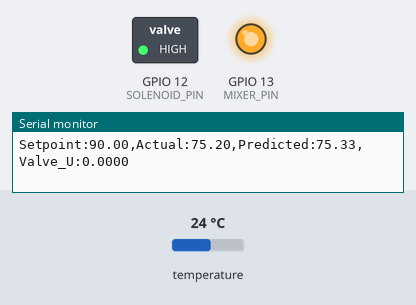
A program run on a simulated ESP32. Parts: switched loads named in the program (green lamp = pin HIGH), output pins drawn as LEDs (lit = HIGH), the last lines printed to the serial monitor. Inputs (shaded band) come from the test bench; at power-on: temperature 24 °C.

Above: at 3.4 s.
3.5 s: temperature set to 31.6 °C
6.2 s: temperature set to 32.9 °C
At 8.4 s:
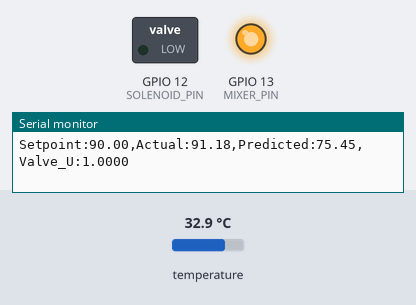
9.5 s: temperature set to 12 °C
At 11.9 s:
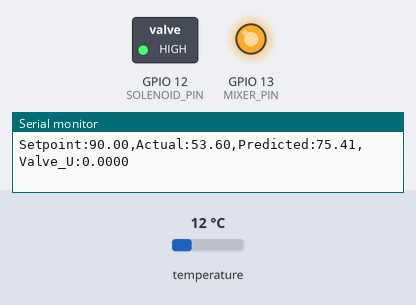
Timing chart, 0 to 13.4 s (numbered marks = the images above; inputs shaded):
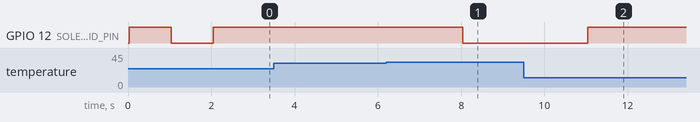

Measured:
- the behaviour switches between 32.1 and 32.2 °C on temperature (found by bisection; images 0 and 1)
- after the input at 6.2 s, GPIO 12 (SOLENOID_PIN): HIGH → LOW after 1.8 s
- after the input at 9.5 s, GPIO 12 (SOLENOID_PIN): LOW → HIGH after 1.5 s

The program:

main.cpp
```cpp
#include <Arduino.h>
#include <DallasTemperature.h>
#include <OneWire.h>

#include <freertos/FreeRTOS.h>
#include <freertos/semphr.h>

// Pines de configuración de hardware
#define ONE_WIRE_BUS 19
#define SOLENOID_PIN 12 // Salida digital → relé/MOSFET → electroválvula
#define MIXER_PIN 13    // Salida digital → mezclador (agitador) continuo
// Parámetro de retardo de tiempo (d = t0 / Ts)
// Tiempo muerto físico calculado: 21.94 segundos.
// Período de muestreo (Ts) = 1.0 segundo.
// Sistema: tanque 20L, tubo 20", solenoide 1/4" (C_VL=0.20)
#define BUFFER_SIZE 22

// Ventana de salida time-proporcional (TPO)
// U_output (0.0-1.0) se convierte en duty cycle sobre esta ventana.
// TPO_WINDOW = 33 s << tau = 499.5 s -> el proceso ve el caudal promedio
#define TPO_WINDOW 33

// Parámetros del modelo de planta en tiempo discreto (G(s) = K / (tau*s + 1))
// Ts = 1.0 s, tau = 499.54 s, K = -0.3270
// Discretización ZOH: a = exp(-Ts/tau), b = K*(1-a)
const float MODEL_A = 0.99800f;
const float MODEL_B = -0.00065f;

// Parámetros de sintonización del controlador PI
// Tc = 2.2 s (≈ t0/10) -> Kc = tau/(K*Tc) = -696.4617
// Ti = tau = 499.54 s        -> Ki = Kc/Ti = -1.394201
const float PI_KP = -696.4617f;
const float PI_KI = -1.394201f;
const float TS_SEC = 1.0f;

// Funciones auxiliares de conversión (70.0–200.0 °F mapeadas a 0.0–1.0)
inline float fToNormalized(float tempF) { return (tempF - 70.0f) / 130.0f; }
inline float normalizedToF(float norm) { return (norm * 130.0f) + 70.0f; }

// Variables compartidas entre tareas (protegidas por stateMutex)
// U_output representa el duty cycle equivalente (0.0 = siempre cerrada, 1.0 =
// siempre abierta)
volatile float T_actual = 80.0f;   // Temperatura actual en Fahrenheit
volatile float T_setpoint = 90.0f; // Temperatura objetivo en Fahrenheit (90 °F)
volatile float U_output =
    0.149f; // Duty cycle de la electroválvula (0.0–1.0) (Vp_ss nominal = 0.149)
SemaphoreHandle_t stateMutex = NULL;

DeviceAddress sensorAddress;
bool sensorAddressValid = false;

// Instanciaciones
OneWire oneWire(ONE_WIRE_BUS);
DallasTemperature sensors(&oneWire);

// Declaraciones de tareas
void TaskSensorRead(void *pvParameters);
void TaskSmithController(void *pvParameters);
void TaskActuatorWrite(void *pvParameters);
void TaskSetpointInput(void *pvParameters);

void setup() {
  Serial.begin(115200);

  // Inicializar sensor DS18B20 con pull-up interno habilitado
  pinMode(ONE_WIRE_BUS, INPUT_PULLUP);
  sensors.begin();
  sensors.setWaitForConversion(
      false); // No bloquear el hilo durante la conversión ADC

  sensorAddressValid =
      sensors.getDeviceCount() > 0 && sensors.getAddress(sensorAddress, 0);
  if (sensorAddressValid) {
    sensors.setResolution(sensorAddress,
                          12); // 12 bits → 0.0625 °C, tiempo conv. ~750 ms
    Serial.println("Sensor DS18B20 detectado e inicializado correctamente.");
  } else {
    Serial.println(
        "Advertencia: No se detectó el sensor DS18B20 en el inicio.");
  }

  // Inicializar salida digital para la electroválvula (a través de relé o
  // MOSFET) Válvula arranca CERRADA — estado seguro (Normally Open -> HIGH para
  // cerrar)
  pinMode(SOLENOID_PIN, OUTPUT);
  digitalWrite(SOLENOID_PIN, HIGH);

  // Inicializar salida digital para el mezclador y mantenerlo encendido (HIGH)
  pinMode(MIXER_PIN, OUTPUT);
  digitalWrite(MIXER_PIN, HIGH);

  // Mutex único para T_actual, T_setpoint y U_output
  stateMutex = xSemaphoreCreateMutex();
  if (stateMutex == NULL) {
    Serial.println("Error: no se pudo crear el mutex de estado");
    while (true) {
      delay(1000);
    }
  }

  // Solicitud inicial para que el primer ciclo de TaskSensorRead encuentre
  // datos listos
  sensors.requestTemperatures();

  // Crear tareas
  if (xTaskCreate(TaskSensorRead, "Sensor", 2048, NULL, 3, NULL) != pdPASS) {
    Serial.println("Error: no se pudo crear tarea Sensor");
    while (true) {
      delay(1000);
    }
  }
  if (xTaskCreate(TaskSmithController, "Smith", 3072, NULL, 2, NULL) !=
      pdPASS) {
    Serial.println("Error: no se pudo crear tarea Smith");
    while (true) {
      delay(1000);
    }
  }
  if (xTaskCreate(TaskActuatorWrite, "Actuator", 1536, NULL, 1, NULL) !=
      pdPASS) {
    Serial.println("Error: no se pudo crear tarea Actuator");
    while (true) {
      delay(1000);
    }
  }
  if (xTaskCreate(TaskSetpointInput, "Setpoint", 2048, NULL, 1, NULL) !=
      pdPASS) {
    Serial.println("Error: no se pudo crear tarea Setpoint");
    while (true) {
      delay(1000);
    }
  }
}

void loop() { vTaskDelay(portMAX_DELAY); }

/*---------------------------------------------------------------------------------*/
/*------------------------------ Implementación de tareas
 * -------------------------*/
/*---------------------------------------------------------------------------------*/

void TaskSensorRead(void *pvParameters) {
  TickType_t xLastWakeTime = xTaskGetTickCount();
  const TickType_t xPeriod = pdMS_TO_TICKS(1000);
  bool lastSensorState =
      false; // Para detectar cambios en el estado de conexión

  for (;;) {
    vTaskDelayUntil(&xLastWakeTime, xPeriod);

    // Intentar re-detectar el sensor si no es válido
    if (!sensorAddressValid) {
      sensors.begin(); // Re-escanear el bus OneWire
      sensorAddressValid =
          sensors.getDeviceCount() > 0 && sensors.getAddress(sensorAddress, 0);
      if (sensorAddressValid) {
        sensors.setResolution(sensorAddress, 12);
        Serial.println("Sensor DS18B20 detectado de forma dinámica.");
      }
    }

    float rawCelsius = DEVICE_DISCONNECTED_C;
    if (sensorAddressValid) {
      rawCelsius = sensors.getTempC(sensorAddress);
    }

    if (rawCelsius != DEVICE_DISCONNECTED_C) {
      if (!lastSensorState) {
        Serial.println("Sensor DS18B20 conectado y leyendo datos.");
        lastSensorState = true;
      }

      xSemaphoreTake(stateMutex, portMAX_DELAY);
      T_actual = (rawCelsius * 1.8f) + 32.0f;
      xSemaphoreGive(stateMutex);
    } else {
      if (lastSensorState || sensorAddressValid) {
        Serial.println(
            "Error: Sensor DS18B20 desconectado o error de lectura.");
        lastSensorState = false;
        sensorAddressValid = false; // Forzar re-detección en el próximo ciclo
      }
    }

    sensors.requestTemperatures(); // Resultado disponible en el próximo ciclo
                                   // (~750 ms)
  }
}

void TaskSmithController(void *pvParameters) {
  TickType_t xLastWakeTime = xTaskGetTickCount();
  const TickType_t xPeriod = pdMS_TO_TICKS(1000);

  // Esperar un momento para asegurar que TaskSensorRead haya hecho la primera
  // lectura válida
  vTaskDelay(pdMS_TO_TICKS(1500));

  // Inicializar dinámicamente con la temperatura real inicial
  xSemaphoreTake(stateMutex, portMAX_DELAY);
  float initial_temp_F = T_actual;
  xSemaphoreGive(stateMutex);

  float initial_norm = fToNormalized(initial_temp_F);
  float T_op_norm = fToNormalized(90.0f); // Punto de operación nominal (90 °F)
  float T_predicted_dev =
      initial_norm - T_op_norm; // Variable de desviación del modelo sin retardo
  float T_predicted = initial_norm; // Salida del modelo sin retardo (estado
                                    // interno, normalizado)
  float T_delayed = initial_norm;   // Predicción extraída del buffer hace
                                    // BUFFER_SIZE pasos (normalizado)
  float error_integral =
      0.149f; // Integral inicializada al punto de equilibrio (Vp_ss = 0.149)

  // Buffer circular — implementa el retardo de transporte (d = BUFFER_SIZE
  // muestras)
  static float delay_buffer[BUFFER_SIZE];
  int buffer_idx = 0;

  for (int i = 0; i < BUFFER_SIZE; i++)
    delay_buffer[i] = initial_norm;

  for (;;) {
    vTaskDelayUntil(&xLastWakeTime, xPeriod);

    xSemaphoreTake(stateMutex, portMAX_DELAY);
    float local_actual_F = T_actual;
    float local_setpoint_F = T_setpoint;
    xSemaphoreGive(stateMutex);

    // Convertir de Fahrenheit a normalizado para el controlador interno (sin
    // clamp para permitir rangos extendidos)
    float local_actual = fToNormalized(local_actual_F);
    float local_setpoint = fToNormalized(local_setpoint_F);

    // PASO 1: Recuperar la predicción de hace BUFFER_SIZE
    T_delayed = delay_buffer[buffer_idx];

    // PASO 2: Señal de retroalimentación del Predictor de Smith
    float error_correction = local_actual - T_delayed;
    float T_feedback = T_predicted + error_correction;
    float control_error = local_setpoint - T_feedback;

    // PASO 3: Ley de control PI (forma posicional)
    float u_proportional = PI_KP * control_error;
    float potential_integral = error_integral + (PI_KI * control_error);
    float u_unclamped = u_proportional + potential_integral;
    float u_final = constrain(u_unclamped, 0.0f, 1.0f);

    // PASO 4b: Anti-windup direccional
    bool saturated_high = (u_unclamped > 1.0f) && (control_error < 0.0f);
    bool saturated_low = (u_unclamped < 0.0f) && (control_error > 0.0f);

    if (!saturated_high && !saturated_low) {
      error_integral = potential_integral;
    }

    xSemaphoreTake(stateMutex, portMAX_DELAY);
    U_output = u_final;
    xSemaphoreGive(stateMutex);

    // PASO 5: Propagar el modelo de desviación un paso adelante y calcular
    // T_predicted absoluta
    T_predicted_dev =
        (MODEL_A * T_predicted_dev) + (MODEL_B * (u_final - 0.149f));
    T_predicted = T_predicted_dev + T_op_norm;

    // PASO 6–7: Guardar predicción en buffer y avanzar índice circular
    delay_buffer[buffer_idx] = T_predicted;
    buffer_idx = (buffer_idx + 1) % BUFFER_SIZE;

    // Telemetría para Serial Plotter (Valores en Fahrenheit para temperaturas,
    // y 0-1 para la válvula)
    float T_predicted_F = normalizedToF(T_predicted);
    Serial.print("Setpoint:");
    Serial.print(local_setpoint_F, 2);
    Serial.print(",");
    Serial.print("Actual:");
    Serial.print(local_actual_F, 2);
    Serial.print(",");
    Serial.print("Predicted:");
    Serial.print(T_predicted_F, 2);
    Serial.print(",");
    Serial.print("Valve_U:");
    Serial.println(u_final, 4);
  }
}

// Prioridad 1 — Salida Time-Proporcional (TPO) para electroválvula on/off.
//
// U_output (0.0–1.0) define el duty cycle sobre una ventana de TPO_WINDOW
// segundos. Ejemplo con U_output = 0.3 y TPO_WINDOW = 10:
//   Muestras 0–2 → válvula ABIERTA (3 de 10)
//   Muestras 3–9 → válvula CERRADA (7 de 10)
//
// El proceso térmico lento (tau = 500 s) integra los pulsos y ve un caudal
// promedio equivalente al de una válvula analógica al 30%.
void TaskActuatorWrite(void *pvParameters) {
  TickType_t xLastWakeTime = xTaskGetTickCount();
  const TickType_t xPeriod = pdMS_TO_TICKS(1000);

  int tpo_counter =
      0; // Posición actual dentro de la ventana TPO (0 … TPO_WINDOW-1)

  for (;;) {
    vTaskDelayUntil(&xLastWakeTime, xPeriod);

    xSemaphoreTake(stateMutex, portMAX_DELAY);
    float current_u = U_output;
    xSemaphoreGive(stateMutex);

    // Abrir la válvula durante las primeras on_samples muestras de cada ventana
    // (Normally Open -> LOW para abrir)
    digitalWrite(SOLENOID_PIN, tpo_counter < (int)roundf(current_u * TPO_WINDOW)
                                   ? LOW
                                   : HIGH);

    tpo_counter = (tpo_counter + 1) % TPO_WINDOW;
  }
}

// Prioridad 1 — Parsea comandos de setpoint desde el puerto Serial.
// Formato: número decimal 70.0–200.0 seguido de Enter.
void TaskSetpointInput(void *pvParameters) {
  for (;;) {
    if (Serial.available() > 0) {
      float newSetpoint = Serial.parseFloat();
      if (newSetpoint >= 70.0f && newSetpoint <= 200.0f) {
        xSemaphoreTake(stateMutex, portMAX_DELAY);
        T_setpoint = newSetpoint;
        xSemaphoreGive(stateMutex);
        Serial.print("Nuevo setpoint (F): ");
        Serial.println(newSetpoint, 2);
      }
    }
    vTaskDelay(pdMS_TO_TICKS(100));
  }
}
```
